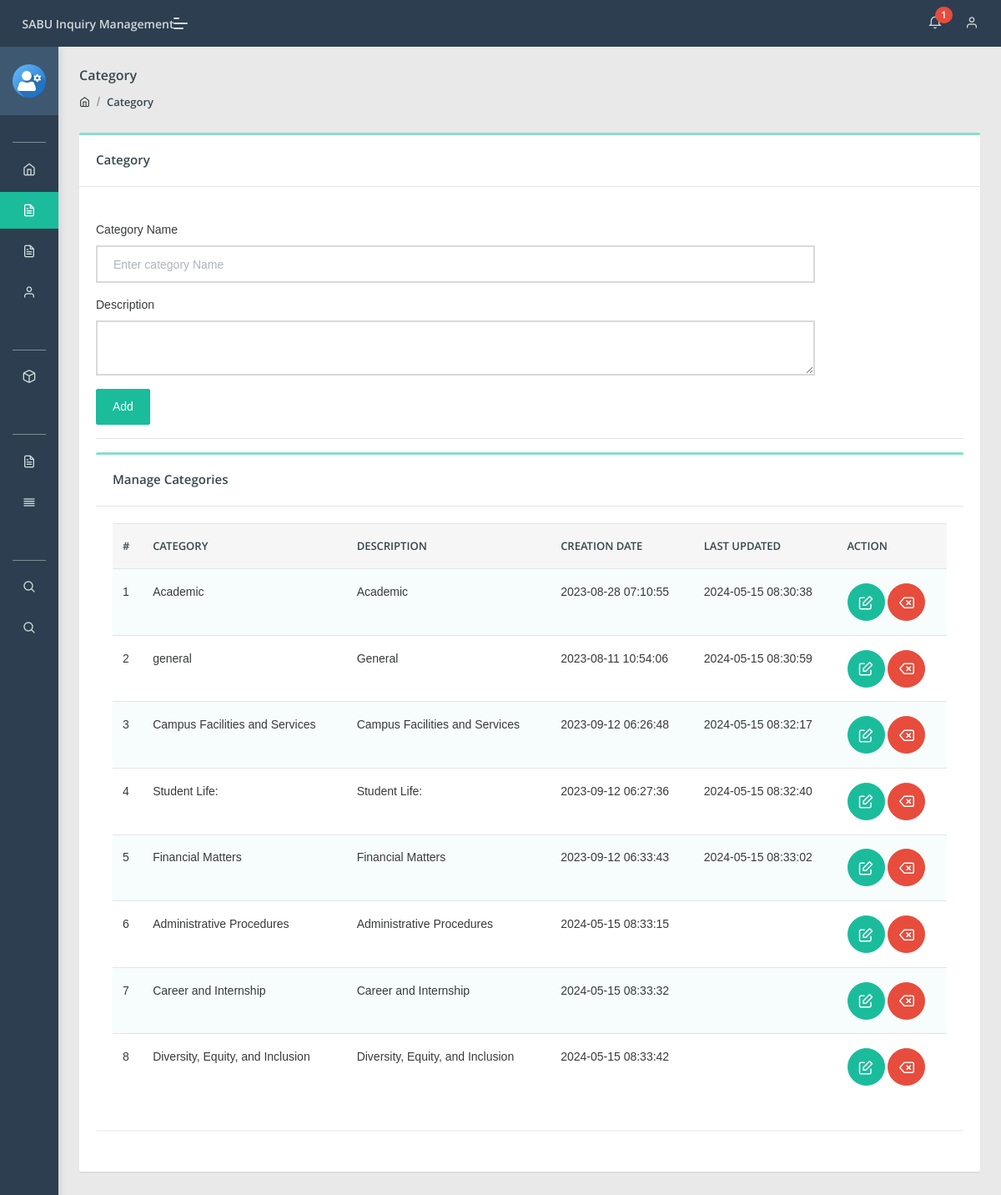
The app's page /admin/category.php (signed in) with its own data.
### tables this page shows
CREATE TABLE `category` (
  `id` int NOT NULL,
  `categoryName` varchar(255) DEFAULT NULL,
  `categoryDescription` longtext,
  `creationDate` timestamp NULL DEFAULT CURRENT_TIMESTAMP,
  `updationDate` timestamp NULL DEFAULT NULL ON UPDATE CURRENT_TIMESTAMP
);

### admin/category.php (the view, shortened to what this page needs)
<?php
include('include/config.php');
if(strlen($_SESSION['aid'])==0)
    {
header('location:index.php');
}
else{
?>
<!DOCTYPE html>
<html lang="en">
<head>
    <link rel="stylesheet" href="assets/css/style.css">
</head>
<body class="">
	<?php include('include/sidebar.php');?>
	<?php include('include/header.php');?>
<section class="pcoded-main-container">
    <div class="pcoded-content">
        <div class="page-header">
            <div class="page-block">
                <div class="row align-items-center">
                    <div class="col-md-12">
                        <div class="page-header-title">
                            <h5 class="m-b-10">Category</h5>
                        </div>
                        <ul class="breadcrumb">
                            <li class="breadcrumb-item"><a href="dashboard.php"><i class="feather icon-home"></i></a></li>
                            <li class="breadcrumb-item"><a href="category.php">Category</a></li>
                        </ul>
                    </div>
                </div>
            </div>
        </div>
        <div class="row">
            <div class="col-sm-12">
                <div class="card">
                    <div class="card-header">
                        <h5>Category</h5>
                    </div>
                    <div class="card-body">
                        <div class="row">
                            <div class="col-md-10">
                                    <br />
                                <form method="post" name="Category">
                                    <div class="form-group">
                                        <label for="exampleInputEmail1">Category Name</label>
                                        <input type="text"placeholder="Enter category Name"  name="category" class="form-control" required="true">
                                    </div>
                                      <div class="form-group">
                                        <label for="exampleInputEmail1">Description</label>
                                        <textarea  name="description" class="form-control" ></textarea>
                                    </div>
                                    <button type="submit" class="btn  btn-primary" name="submit">Add</button>
                                </form>
                            </div>
                        </div>
                     <hr>
                      <div class="row">
                            <div class="col-xl-12">
                <div class="card">
                    <div class="card-header">
                        <h5>Manage Categories</h5>
                    </div>
                    <div class="card-body table-border-style">
                        <div class="table-responsive">
                            <table class="table table-striped">
                                <thead>
                                    <tr>
                                            <th>#</th>
                                            <th>Category</th>
                                            <th>Description</th>
                                            <th>Creation date</th>
                                            <th>Last Updated</th>
                                            <th>Action</th>
                                        </tr>
                                </thead>
                                <tbody>
                                    <?php $query=mysqli_query($con,"select * from category");
$cnt=1;
while($row=mysqli_fetch_array($query))
{
?>
                                        <tr>
                                            <td><?php echo htmlentities($cnt);?></td>
                                            <td><?php echo htmlentities($row['categoryName']);?></td>
                                            <td><?php echo htmlentities($row['categoryDescription']);?></td>
                                            <td> <?php echo htmlentities($row['creationDate']);?></td>
                                            <td><?php echo htmlentities($row['updationDate']);?></td>
                                            <td>
                                            <a href="edit-category.php?id=<?php echo $row['id']?>" class="btn btn-icon btn-primary btn-xs"><i class="feather icon-edit"></i></a>
                                            <a href="category.php?id=<?php echo $row['id']?>&del=delete" class="btn  btn-icon btn-danger" onClick="return confirm('Are you sure you want to delete?')"><i class="feather icon-delete"></i></a></td>
                                        </tr>
                                        <?php $cnt=$cnt+1; } ?>
                                </tbody>
                            </table>
                        </div>
                    </div>
                </div>
            </div>
                        </div>
                    </div>
                </div>
            </div>
        </div>
    </div>
</section>
</body>
</html>
<?php } ?>

### admin/include/sidebar.php (shortened to what this page needs)
<nav class="pcoded-navbar  ">
	<div class="navbar-wrapper  ">
		<div class="navbar-content scroll-div " >
			<div class="">
				<div class="main-menu-header">
					<img class="img-radius" src="assets/images/user/user-gear.png" alt="User-Profile-Image">
					<div class="user-details">
					</div>
				</div>
			</div>
			<ul class="nav pcoded-inner-navbar ">
				<li class="nav-item pcoded-menu-caption">
				</li>
				<li class="nav-item">
				    <a href="dashboard.php" class="nav-link "><span class="pcoded-micon"><i class="feather icon-home"></i></span><span class="pcoded-mtext">Dashboard</span></a>
				</li>
				<li class="nav-item">
				    <a href="category.php" class="nav-link "><span class="pcoded-micon"><i class="feather icon-file-text"></i></span><span class="pcoded-mtext">Add Category</span></a>
				</li>
				<li class="nav-item">
				    <a href="subcategory.php" class="nav-link "><span class="pcoded-micon"><i class="feather icon-file-text"></i></span><span class="pcoded-mtext">Add Subcategory</span></a>
				</li>
				<li class="nav-item">
				    <a href="manage-users.php" class="nav-link "><span class="pcoded-micon"><i class="feather icon-user"></i></span><span class="pcoded-mtext">Manage Users</span></a>
				</li>
				<li class="nav-item pcoded-menu-caption">
				</li>
				<li class="nav-item pcoded-hasmenu">
					<a href="#!" class="nav-link "><span class="pcoded-micon"><i class="feather icon-box"></i></span><span class="pcoded-mtext">Manage Inquiries</span></a>
				</li>
				<li class="nav-item pcoded-menu-caption">
				</li>
				<li class="nav-item">
				    <a href="between-date-userreport.php" class="nav-link "><span class="pcoded-micon"><i class="feather icon-file-text"></i></span><span class="pcoded-mtext">User Reports</span></a>
				</li>
				<li class="nav-item">
				    <a href="between-date-inquiryreport.php" class="nav-link "><span class="pcoded-micon"><i class="feather icon-align-justify"></i></span><span class="pcoded-mtext">Inquiries Report</span></a>
				</li>
				<li class="nav-item pcoded-menu-caption">
				</li>
				<li class="nav-item">
				    <a href="user-search.php" class="nav-link "><span class="pcoded-micon"><i class="feather icon-search"></i></span><span class="pcoded-mtext">User Search</span></a>
				</li>
				<li class="nav-item">
				    <a href="inquiry-search.php" class="nav-link "><span class="pcoded-micon"><i class="feather icon-search"></i></span><span class="pcoded-mtext">Search Inquiry</span></a>
				</li>
			</ul>
		</div>
	</div>
</nav>

### admin/include/header.php (shortened to what this page needs)
<header class="navbar pcoded-header navbar-expand-lg navbar-light header-dark">
				<div class="m-header">
					<a class="mobile-menu" id="mobile-collapse" href="#!"><span></span></a>
					<a href="dashboard.php" class="b-brand">
						<strong>SABU Inquiry Management</strong>
					</a>
				</div>
				<div class="collapse navbar-collapse">
					<ul class="navbar-nav ml-auto">
						<li>
							<div class="dropdown">
								<a class="dropdown-toggle" href="#" data-toggle="dropdown">
									<i class="icon feather icon-bell"></i>
									<?php
$rt = mysqli_query($con,"select tblinquiries.*,users.fullName as name from tblinquiries join users on users.id=tblinquiries.userId where tblinquiries.status is null");
$num1 = mysqli_num_rows($rt);
?>
									<span class="badge badge-pill badge-danger"><?php echo htmlentities($num1)?></span>
								</a>
							</div>
						</li>
						<li>
							<div class="dropdown drp-user">
								<a href="#" class="dropdown-toggle" data-toggle="dropdown">
									<i class="feather icon-user"></i>
								</a>
							</div>
						</li>
					</ul>
				</div>
	</header>

### records on screen
category: categoryName "Academic", categoryDescription "Academic", creationDate "2023-08-28 07:10:55", updationDate "2024-05-15 08:30:38"
category: categoryName "general", categoryDescription "General", creationDate "2023-08-11 10:54:06", updationDate "2024-05-15 08:30:59"
category: categoryName "Campus Facilities and Services", categoryDescription "Campus Facilities and Services", creationDate "2023-09-12 06:26:48", updationDate "2024-05-15 08:32:17"
category: categoryName "Student Life:", categoryDescription "Student Life:", creationDate "2023-09-12 06:27:36", updationDate "2024-05-15 08:32:40"
category: categoryName "Financial Matters", categoryDescription "Financial Matters", creationDate "2023-09-12 06:33:43", updationDate "2024-05-15 08:33:02"
category: categoryName "Administrative Procedures", categoryDescription "Administrative Procedures", creationDate "2024-05-15 08:33:15"
category: categoryName "Career and Internship", categoryDescription "Career and Internship", creationDate "2024-05-15 08:33:32"
category: categoryName "Diversity, Equity, and Inclusion", categoryDescription "Diversity, Equity, and Inclusion", creationDate "2024-05-15 08:33:42"

### other values on screen
$num1 "1"
